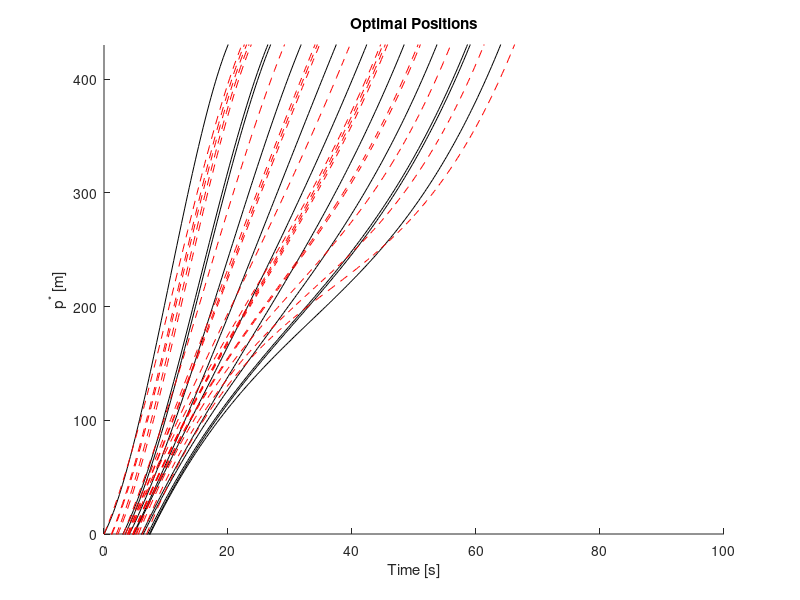
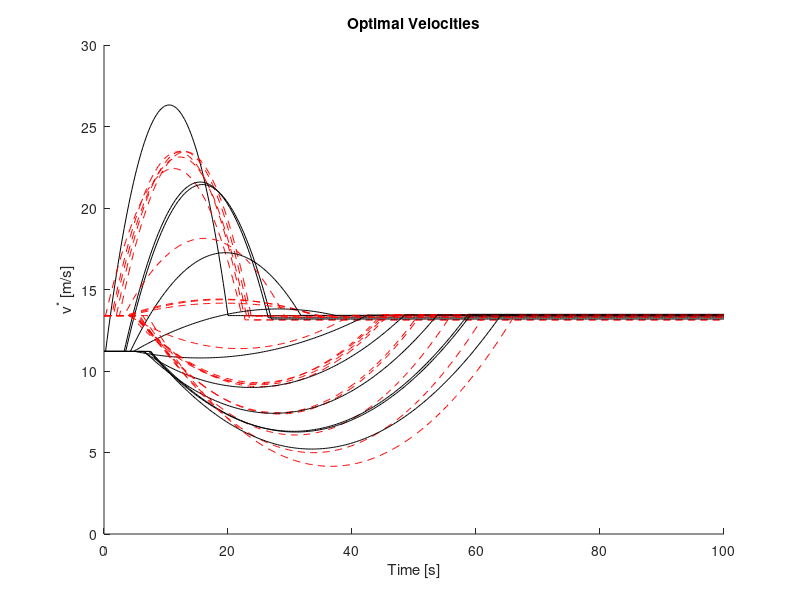
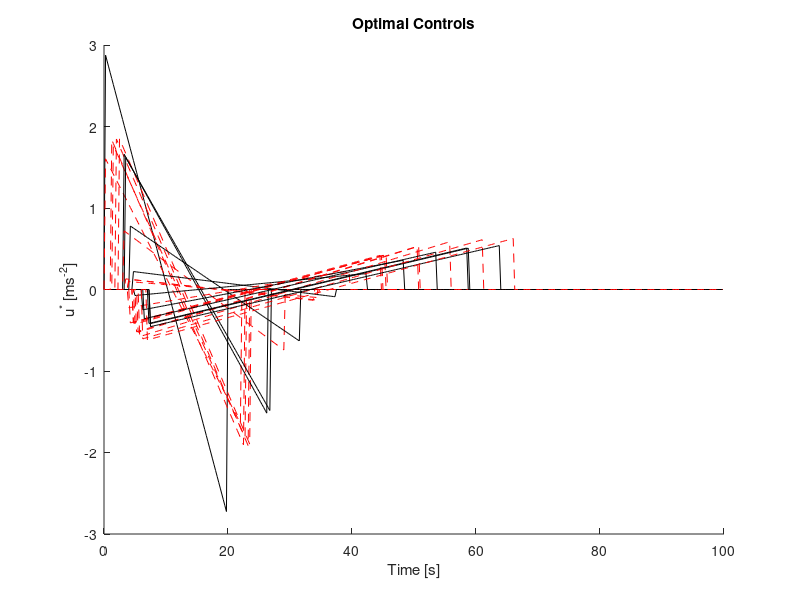

The MATLAB source for these figures, in order:
%% Parameters

clear; close all; clc

L = 400; % control zone length [m]
S = 30; % merging zone length [m]
delta = 5; % minimum safe following distance [m]
cars = 30; % # cars
dt = 0.25; % time step [s]
tvec = 0:dt:100; % time array

t0 = [10 10 12.5 12.5]'; % time cars enter control zone [s]
v0 = [13.4;11.2]; % speed before entering control zone [m/s]
x0 = -sort(rand(cars,1)*100); % random starting positions, in order
road = round(rand(cars,1)); % randomly assign to roads
for j = 1:cars
    if road(j) == 1
        x{j}(:,1) = [x0(j);v0(2)]; % structure of states
    else
        x{j}(:,1) = [x0(j);v0(1)]; % structure of states
    end
end

vf = 13.4; % velocities at final time (same for all cars)
pf = L + S; % positions at final time

for j = 1:cars
    if j == 1
        tf(j) = 20; % Car 1 must pass through in time seconds
    else
        if road(j) == road(j-1) % if on same road as previous car
            tf(j) = tf(j-1) + delta/x{j}(2); % final time (rear collision con)
        else
            tf(j) = tf(j-1) + S/x{j}(2); % final time (lat collision con)
        end
    end
end

%% Initialize

for j = 1:cars
    T = [0 0 0 1; 0 0 1 0;...
        tf(j)^3/6 tf(j)^2/2 tf(j) 1;...
        tf(j)^2/2 tf(j) 1 0];
    b{j}(:,1) = T\[x{j}(:,1); pf; vf];
end

%% Simulate

for j = 1:cars
    for i = 1:length(tvec)-1
        t = tvec(i+1);
        if ceil(x{j}(1,i)) < L+S && x{j}(1,i) >= 0 % if in ctrl/merg zones
            x{j}(1,i+1) = b{j}(1,i)*t^3/6 + b{j}(2,i)*t^2/2 + b{j}(3,i)*t + b{j}(4,i); % position
            x{j}(2,i+1) = b{j}(1,i)*t^2/2 + b{j}(2,i)*t + b{j}(3,i); % veloc
            u{j}(i) = b{j}(1,i)*t + b{j}(2,i);
        else
            u{j}(i) = 0;
            x{j}(1,i+1) = x{j}(1,i) + dt*x{j}(2,i);
            x{j}(2,i+1) = x{j}(2,i);
        end
        T = [t^3/6 t^2/2 t 1; ...
            t^2/2 t 1 0; ...
            tf(j)^3/6 tf(j)^2/2 tf(j) 1; ...
            tf(j)^2/2 tf(j) 1 0];
        b{j}(:,i+1) = T\[x{j}(:,i+1); pf; vf];
    end
end

%% Plot

figure % Positions
hold on
for j = 1:cars
    if road(j) == 1
        col = '-k';
    else
        col = '--r';
    end
    plot(tvec,x{j}(1,:),col)
end
xlabel 'Time [s]'
ylabel 'p^* [m]'
ylim([0 430])
title('Optimal Positions')

figure % Velocities
hold all
for j = 1:cars
    if road(j) == 1
        col = '-k';
    else
        col = '--r';
    end
    plot(tvec,x{j}(2,:),col)
end
xlabel 'Time [s]'
ylabel 'v^* [m/s]'
ylim([0 30])
title('Optimal Velocities')

figure % Controls
hold all
for j = 1:cars
    if road(j) == 1
        col = '-k';
    else
        col = '--r';
    end
    plot(tvec(1:length(u{j})),u{j},col)
end
xlabel 'Time [s]'
ylabel 'u^* [ms^{-2}]'
title('Optimal Controls')

%% Get Fuel Consumption

q0 = 0.1569;
q1 = 2.45*10^-2;
q2 = -7.415*10^-4;
q3 = 5.975*10^-5;
r0 = 0.07224;
r1 = 9.681*10^-2;
r2 = 1.075*10^-3;

fcruise = zeros(cars,length(u{j})); % fuel consumed at constant speed
facc = zeros(cars,length(t)); % fuel consumed due to acc
fv = zeros(cars,length(t)); % total fuel consumed
cost = zeros(cars,1); % total cost

for j=1:cars
    for i=1:length(u)
        ti = tvec(i);
        fcruise(j,i) = q0 + q1*x{j}(2,i) + q2*x{j}(2,i)^2 + q3*x{j}(2,i)^3;
        facc(j,i) = u{j}(i)*(r0 + r1*x{j}(2,i) + r2*x{j}(2,i)^2);
        fv(j,i) = fcruise(j,i) + facc(j,i);
    end
    cost(j) = sum(fv(j,:));
end
